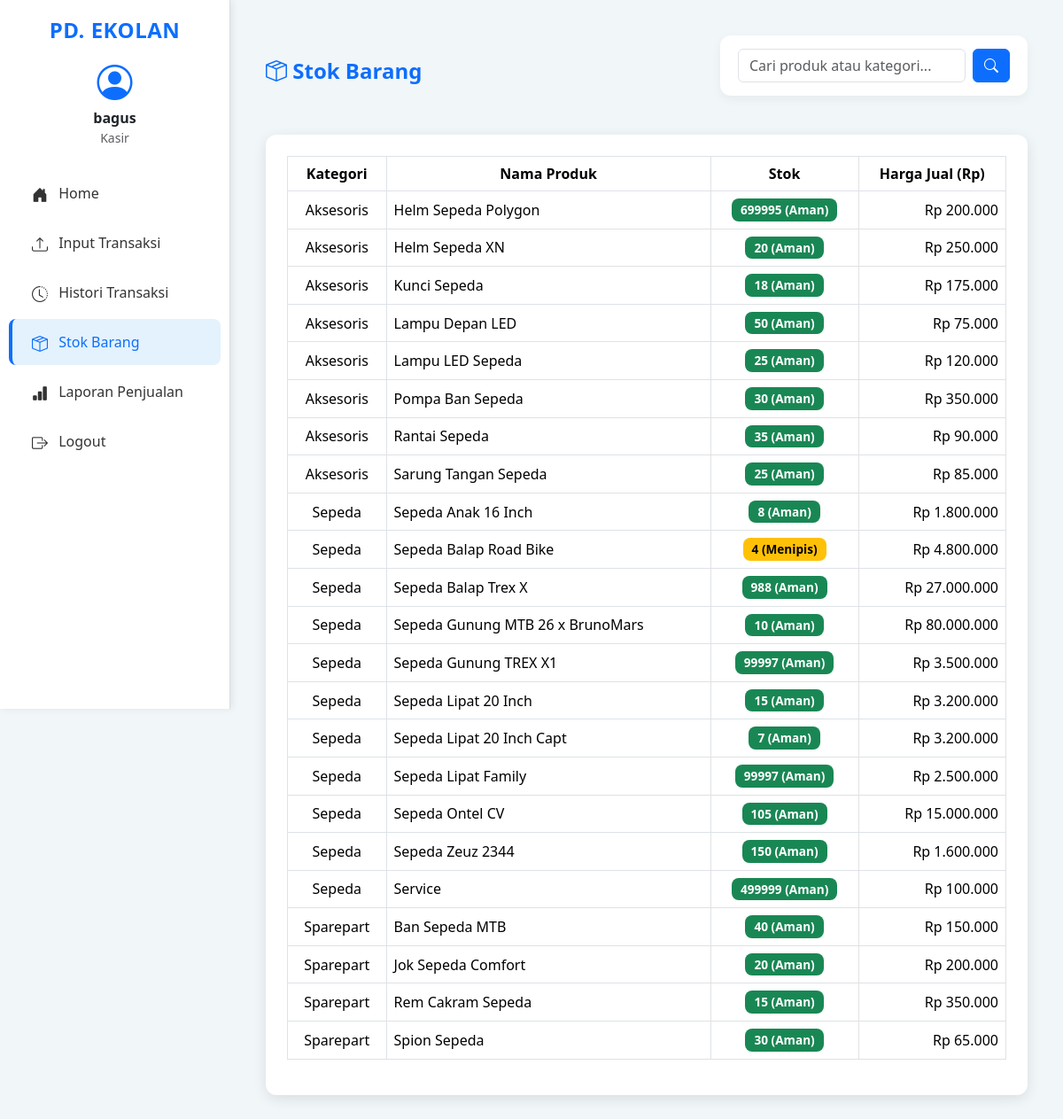
Page /kasir_stok.php (signed in) on the committed database.
### tables this page shows
CREATE TABLE `produk` (
  `id_produk` int(11) NOT NULL,
  `nama_produk` varchar(100) NOT NULL,
  `kategori` varchar(50) DEFAULT NULL,
  `stok` int(11) DEFAULT 0,
  `satuan` varchar(20) DEFAULT NULL,
  `harga_beli` decimal(15,2) DEFAULT NULL,
  `harga_jual` decimal(15,2) DEFAULT NULL,
  `tanggal_update` timestamp NOT NULL DEFAULT current_timestamp() ON UPDATE current_timestamp()
);

### kasir_stok.php (the view, shortened to what this page needs)
<?php
include 'koneksi.php';
$keyword = isset($_GET['cari']) ? mysqli_real_escape_string($koneksi, $_GET['cari']) : '';
$sql = "SELECT * FROM produk";
$sql .= " ORDER BY kategori, nama_produk ASC";
$data = mysqli_query($koneksi, $sql);
?>
<?php include 'kasir_sidebar.php'; ?>
<!DOCTYPE html>
<html lang="id">
<head>
    <link href="https://cdn.jsdelivr.net/npm/bootstrap@5.3.3/dist/css/bootstrap.min.css" rel="stylesheet">
    <link href="https://cdn.jsdelivr.net/npm/bootstrap-icons/font/bootstrap-icons.css" rel="stylesheet">
</head>
<body>
<div class="content">
    <div class="d-flex justify-content-between align-items-center mb-4">
        <h4 class="text-primary fw-bold"><i class="bi bi-box-seam"></i> Stok Barang</h4>
        <form method="GET" class="d-flex search-box">
            <input type="text" name="cari" class="form-control me-2" placeholder="Cari produk atau kategori..." value="<?= htmlspecialchars($keyword); ?>">
            <button class="btn btn-primary"><i class="bi bi-search"></i></button>
        </form>
    </div>
    <div class="card p-4">
        <?php if (mysqli_num_rows($data) > 0): ?>
            <div class="table-responsive">
                <table class="table table-bordered align-middle text-center">
                    <thead>
                        <tr>
                            <th>Kategori</th>
                            <th>Nama Produk</th>
                            <th>Stok</th>
                            <th>Harga Jual (Rp)</th>
                        </tr>
                    </thead>
                    <tbody>
                        <?php while ($row = mysqli_fetch_assoc($data)):
                            $stok = (int)$row['stok'];
                            if ($stok == 0) {
                                $badge = "no-stock";
                                $label = "Habis";
                            } elseif ($stok <= 5) {
                                $badge = "low-stock";
                                $label = "Menipis";
                            } else {
                                $badge = "good-stock";
                                $label = "Aman";
                            }
                        ?>
                        <tr>
                            <td><?= htmlspecialchars($row['kategori']); ?></td>
                            <td class="text-start"><?= htmlspecialchars($row['nama_produk']); ?></td>
                            <td><span class="badge badge-stok <?= $badge; ?>"><?= $stok . " (" . $label . ")"; ?></span></td>
                            <td class="text-end">Rp <?= number_format($row['harga_jual'], 0, ',', '.'); ?></td>
                        </tr>
                        <?php endwhile; ?>
                    </tbody>
                </table>
            </div>
        <?php endif; ?>
    </div>
</div>
</body>
</html>

### kasir_sidebar.php (style rules this page uses)
.content { margin-left: 260px; padding: 30px; }

### kasir_stok.php (style rules this page uses)
body { background-color: #f1f6f9; font-family: 'Segoe UI', sans-serif; }
.content { margin-left: 260px; padding: 40px; animation: fadeIn 0.8s ease; }
.card { border-radius: 12px; border: none; box-shadow: 0 4px 15px rgba(0,0,0,0.1); }
.search-box { background: #fff; padding: 15px 20px; border-radius: 12px; box-shadow: 0 4px 12px rgba(0,0,0,0.05); margin-bottom: 20px; }
.table thead { background-color: #e3f2fd; }
.badge-stok { font-size: 0.85rem; padding: 6px 10px; border-radius: 8px; }
.low-stock { background-color: #ffc107; color: #000; }
.good-stock { background-color: #198754; color: #fff; }

### rows in the picture
produk: kategori "Aksesoris", nama_produk "Helm Sepeda Polygon", stok "699995", stok "Aman", harga_jual "200.000"
produk: kategori "Aksesoris", nama_produk "Helm Sepeda XN", stok "20", stok "Aman", harga_jual "250.000"
produk: kategori "Aksesoris", nama_produk "Kunci Sepeda", stok "18", stok "Aman", harga_jual "175.000"
produk: kategori "Aksesoris", nama_produk "Lampu Depan LED", stok "50", stok "Aman", harga_jual "75.000"
produk: kategori "Aksesoris", nama_produk "Lampu LED Sepeda", stok "25", stok "Aman", harga_jual "120.000"
produk: kategori "Aksesoris", nama_produk "Pompa Ban Sepeda", stok "30", stok "Aman", harga_jual "350.000"
produk: kategori "Aksesoris", nama_produk "Rantai Sepeda", stok "35", stok "Aman", harga_jual "90.000"
produk: kategori "Aksesoris", nama_produk "Sarung Tangan Sepeda", stok "25", stok "Aman", harga_jual "85.000"
produk: kategori "Sepeda", nama_produk "Sepeda Anak 16 Inch", stok "8", stok "Aman", harga_jual "1.800.000"
produk: kategori "Sepeda", nama_produk "Sepeda Balap Road Bike", stok "4", stok "Menipis", harga_jual "4.800.000"
produk: kategori "Sepeda", nama_produk "Sepeda Balap Trex X", stok "988", stok "Aman", harga_jual "27.000.000"
produk: kategori "Sepeda", nama_produk "Sepeda Gunung MTB 26 x BrunoMars", stok "10", stok "Aman", harga_jual "80.000.000"
produk: kategori "Sepeda", nama_produk "Sepeda Gunung TREX X1", stok "99997", stok "Aman", harga_jual "3.500.000"
produk: kategori "Sepeda", nama_produk "Sepeda Lipat 20 Inch", stok "15", stok "Aman", harga_jual "3.200.000"
produk: kategori "Sepeda", nama_produk "Sepeda Lipat 20 Inch Capt", stok "7", stok "Aman", harga_jual "3.200.000"
produk: kategori "Sepeda", nama_produk "Sepeda Lipat Family", stok "99997", stok "Aman", harga_jual "2.500.000"
produk: kategori "Sepeda", nama_produk "Sepeda Ontel CV", stok "105", stok "Aman", harga_jual "15.000.000"
produk: kategori "Sepeda", nama_produk "Sepeda Zeuz 2344", stok "150", stok "Aman", harga_jual "1.600.000"
produk: kategori "Sepeda", nama_produk "Service", stok "499999", stok "Aman", harga_jual "100.000"
produk: kategori "Sparepart", nama_produk "Ban Sepeda MTB", stok "40", stok "Aman", harga_jual "150.000"
produk: kategori "Sparepart", nama_produk "Jok Sepeda Comfort", stok "20", stok "Aman", harga_jual "200.000"
produk: kategori "Sparepart", nama_produk "Rem Cakram Sepeda", stok "15", stok "Aman", harga_jual "350.000"
produk: kategori "Sparepart", nama_produk "Spion Sepeda", stok "30", stok "Aman", harga_jual "65.000"

### other values in the picture
$_SESSION['nama'] "bagus"
